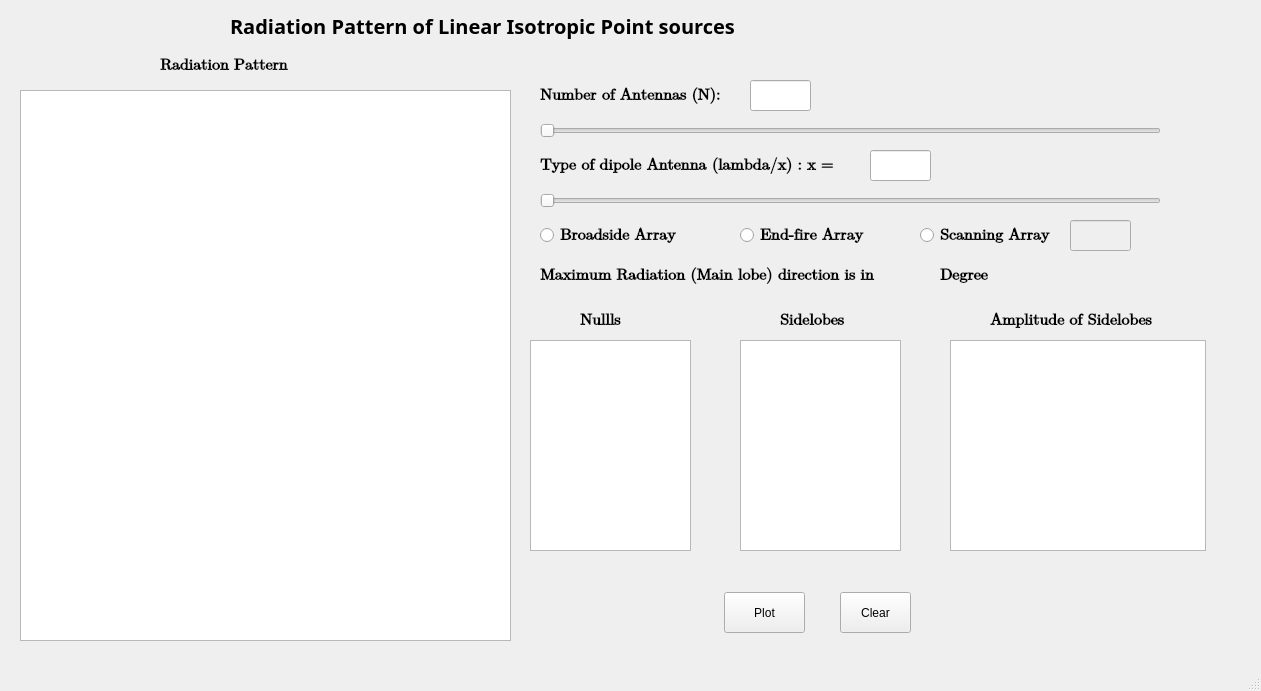
<?xml version="1.0" encoding="UTF-8"?>
<ui version="4.0">
 <class>MainWindow</class>
 <widget class="QMainWindow" name="MainWindow">
  <property name="geometry">
   <rect>
    <x>0</x>
    <y>0</y>
    <width>1261</width>
    <height>691</height>
   </rect>
  </property>
  <property name="windowTitle">
   <string>MainWindow</string>
  </property>
  <widget class="QWidget" name="centralwidget">
   <widget class="QSlider" name="horizontalSlider">
    <property name="geometry">
     <rect>
      <x>540</x>
      <y>120</y>
      <width>621</width>
      <height>22</height>
     </rect>
    </property>
    <property name="minimum">
     <number>2</number>
    </property>
    <property name="maximum">
     <number>100</number>
    </property>
    <property name="singleStep">
     <number>1</number>
    </property>
    <property name="pageStep">
     <number>1</number>
    </property>
    <property name="orientation">
     <enum>Qt::Horizontal</enum>
    </property>
   </widget>
   <widget class="QSlider" name="horizontalSlider_2">
    <property name="geometry">
     <rect>
      <x>540</x>
      <y>190</y>
      <width>621</width>
      <height>22</height>
     </rect>
    </property>
    <property name="font">
     <font>
      <family>MS Shell Dlg 2</family>
     </font>
    </property>
    <property name="minimum">
     <number>2</number>
    </property>
    <property name="maximum">
     <number>100</number>
    </property>
    <property name="singleStep">
     <number>1</number>
    </property>
    <property name="orientation">
     <enum>Qt::Horizontal</enum>
    </property>
   </widget>
   <widget class="QLineEdit" name="lineEdit_3">
    <property name="geometry">
     <rect>
      <x>870</x>
      <y>150</y>
      <width>61</width>
      <height>31</height>
     </rect>
    </property>
   </widget>
   <widget class="QLabel" name="label_2">
    <property name="geometry">
     <rect>
      <x>540</x>
      <y>80</y>
      <width>211</width>
      <height>31</height>
     </rect>
    </property>
    <property name="font">
     <font>
      <family>Cambria Math</family>
      <pointsize>12</pointsize>
      <weight>75</weight>
      <bold>true</bold>
     </font>
    </property>
    <property name="text">
     <string>Number of Antennas (N):</string>
    </property>
   </widget>
   <widget class="QRadioButton" name="radioButton_3">
    <property name="enabled">
     <bool>true</bool>
    </property>
    <property name="geometry">
     <rect>
      <x>920</x>
      <y>220</y>
      <width>181</width>
      <height>31</height>
     </rect>
    </property>
    <property name="font">
     <font>
      <family>Cambria Math</family>
      <pointsize>12</pointsize>
      <weight>75</weight>
      <bold>true</bold>
     </font>
    </property>
    <property name="text">
     <string>Scanning Array</string>
    </property>
    <property name="checkable">
     <bool>true</bool>
    </property>
    <property name="checked">
     <bool>false</bool>
    </property>
   </widget>
   <widget class="QRadioButton" name="radioButton">
    <property name="geometry">
     <rect>
      <x>540</x>
      <y>220</y>
      <width>181</width>
      <height>31</height>
     </rect>
    </property>
    <property name="font">
     <font>
      <family>Cambria Math</family>
      <pointsize>12</pointsize>
      <weight>75</weight>
      <bold>true</bold>
     </font>
    </property>
    <property name="text">
     <string>Broadside Array</string>
    </property>
    <property name="checked">
     <bool>false</bool>
    </property>
   </widget>
   <widget class="QLabel" name="label_5">
    <property name="geometry">
     <rect>
      <x>910</x>
      <y>260</y>
      <width>31</width>
      <height>31</height>
     </rect>
    </property>
    <property name="font">
     <font>
      <family>Cambria Math</family>
      <pointsize>12</pointsize>
      <weight>75</weight>
      <bold>true</bold>
     </font>
    </property>
    <property name="text">
     <string/>
    </property>
   </widget>
   <widget class="QLabel" name="label_4">
    <property name="geometry">
     <rect>
      <x>540</x>
      <y>260</y>
      <width>381</width>
      <height>31</height>
     </rect>
    </property>
    <property name="font">
     <font>
      <family>Cambria Math</family>
      <pointsize>12</pointsize>
      <weight>75</weight>
      <bold>true</bold>
     </font>
    </property>
    <property name="text">
     <string>Maximum Radiation (Main lobe) direction is in</string>
    </property>
   </widget>
   <widget class="QRadioButton" name="radioButton_2">
    <property name="geometry">
     <rect>
      <x>740</x>
      <y>220</y>
      <width>181</width>
      <height>31</height>
     </rect>
    </property>
    <property name="font">
     <font>
      <family>Cambria Math</family>
      <pointsize>12</pointsize>
      <weight>75</weight>
      <bold>true</bold>
     </font>
    </property>
    <property name="text">
     <string>End-fire Array</string>
    </property>
    <property name="checked">
     <bool>false</bool>
    </property>
   </widget>
   <widget class="QLabel" name="label_6">
    <property name="geometry">
     <rect>
      <x>580</x>
      <y>310</y>
      <width>51</width>
      <height>21</height>
     </rect>
    </property>
    <property name="font">
     <font>
      <family>Cambria Math</family>
      <pointsize>12</pointsize>
      <weight>75</weight>
      <bold>true</bold>
     </font>
    </property>
    <property name="text">
     <string>Nullls</string>
    </property>
   </widget>
   <widget class="QLabel" name="label_7">
    <property name="geometry">
     <rect>
      <x>780</x>
      <y>310</y>
      <width>81</width>
      <height>21</height>
     </rect>
    </property>
    <property name="font">
     <font>
      <family>Cambria Math</family>
      <pointsize>12</pointsize>
      <weight>75</weight>
      <bold>true</bold>
     </font>
    </property>
    <property name="text">
     <string>Sidelobes</string>
    </property>
   </widget>
   <widget class="QLabel" name="label">
    <property name="geometry">
     <rect>
      <x>230</x>
      <y>10</y>
      <width>781</width>
      <height>31</height>
     </rect>
    </property>
    <property name="font">
     <font>
      <family>OCR A Std</family>
      <pointsize>15</pointsize>
      <weight>75</weight>
      <italic>false</italic>
      <bold>true</bold>
     </font>
    </property>
    <property name="text">
     <string>Radiation Pattern of Linear Isotropic Point sources</string>
    </property>
   </widget>
   <widget class="QLabel" name="label_3">
    <property name="geometry">
     <rect>
      <x>540</x>
      <y>150</y>
      <width>331</width>
      <height>31</height>
     </rect>
    </property>
    <property name="font">
     <font>
      <family>Cambria Math</family>
      <pointsize>12</pointsize>
      <weight>75</weight>
      <bold>true</bold>
     </font>
    </property>
    <property name="text">
     <string>Type of dipole Antenna (lambda/x) : x =</string>
    </property>
   </widget>
   <widget class="QGraphicsView" name="graphicsView">
    <property name="geometry">
     <rect>
      <x>20</x>
      <y>90</y>
      <width>491</width>
      <height>551</height>
     </rect>
    </property>
   </widget>
   <widget class="QLabel" name="label_8">
    <property name="geometry">
     <rect>
      <x>990</x>
      <y>310</y>
      <width>201</width>
      <height>21</height>
     </rect>
    </property>
    <property name="font">
     <font>
      <family>Cambria Math</family>
      <pointsize>12</pointsize>
      <weight>75</weight>
      <bold>true</bold>
     </font>
    </property>
    <property name="text">
     <string>Amplitude of Sidelobes</string>
    </property>
   </widget>
   <widget class="QLineEdit" name="lineEdit_2">
    <property name="geometry">
     <rect>
      <x>750</x>
      <y>80</y>
      <width>61</width>
      <height>31</height>
     </rect>
    </property>
   </widget>
   <widget class="QPushButton" name="pushButton">
    <property name="geometry">
     <rect>
      <x>724</x>
      <y>592</y>
      <width>81</width>
      <height>41</height>
     </rect>
    </property>
    <property name="text">
     <string>Plot</string>
    </property>
   </widget>
   <widget class="QPushButton" name="pushButton_2">
    <property name="geometry">
     <rect>
      <x>840</x>
      <y>592</y>
      <width>71</width>
      <height>41</height>
     </rect>
    </property>
    <property name="text">
     <string>Clear</string>
    </property>
   </widget>
   <widget class="QListWidget" name="listWidget_2">
    <property name="geometry">
     <rect>
      <x>530</x>
      <y>340</y>
      <width>161</width>
      <height>211</height>
     </rect>
    </property>
   </widget>
   <widget class="QListWidget" name="listWidget">
    <property name="geometry">
     <rect>
      <x>740</x>
      <y>340</y>
      <width>161</width>
      <height>211</height>
     </rect>
    </property>
   </widget>
   <widget class="QListWidget" name="listWidget_3">
    <property name="geometry">
     <rect>
      <x>950</x>
      <y>340</y>
      <width>256</width>
      <height>211</height>
     </rect>
    </property>
   </widget>
   <widget class="QLabel" name="label_9">
    <property name="geometry">
     <rect>
      <x>940</x>
      <y>260</y>
      <width>71</width>
      <height>31</height>
     </rect>
    </property>
    <property name="font">
     <font>
      <family>Cambria Math</family>
      <pointsize>12</pointsize>
      <weight>75</weight>
      <bold>true</bold>
     </font>
    </property>
    <property name="text">
     <string>Degree</string>
    </property>
   </widget>
   <widget class="QLineEdit" name="lineEdit_4">
    <property name="enabled">
     <bool>false</bool>
    </property>
    <property name="geometry">
     <rect>
      <x>1070</x>
      <y>220</y>
      <width>61</width>
      <height>31</height>
     </rect>
    </property>
    <property name="clearButtonEnabled">
     <bool>false</bool>
    </property>
   </widget>
   <widget class="QLabel" name="label_10">
    <property name="geometry">
     <rect>
      <x>160</x>
      <y>50</y>
      <width>151</width>
      <height>31</height>
     </rect>
    </property>
    <property name="minimumSize">
     <size>
      <width>151</width>
      <height>31</height>
     </size>
    </property>
    <property name="maximumSize">
     <size>
      <width>151</width>
      <height>16777215</height>
     </size>
    </property>
    <property name="font">
     <font>
      <family>Cambria Math</family>
      <pointsize>12</pointsize>
      <weight>75</weight>
      <bold>true</bold>
     </font>
    </property>
    <property name="text">
     <string>Radiation Pattern</string>
    </property>
   </widget>
  </widget>
  <widget class="QMenuBar" name="menubar">
   <property name="geometry">
    <rect>
     <x>0</x>
     <y>0</y>
     <width>1261</width>
     <height>21</height>
    </rect>
   </property>
  </widget>
  <widget class="QStatusBar" name="statusbar"/>
 </widget>
 <resources/>
 <connections/>
</ui>
